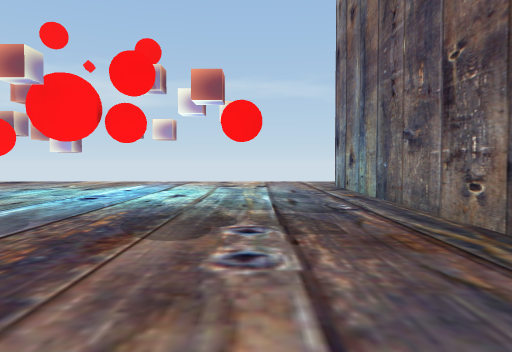
View 1 (above)

17 first-person views from a walk through a Unity game level. The camera is 1.4 m above the floor, tilts 2° down and sees 70° across. The floor is counted in squares, 2 m on a side. Each view is taken from the middle of a square. On the plan, view 1 faces up. The plan holds only what a view shows up to about 11 squares ahead; the rest is blank. The place goes on beyond the plan. The player is left out. Some surface patterns are stand-ins.

View 2
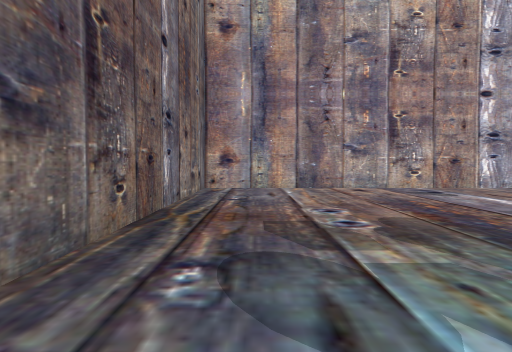

View 3
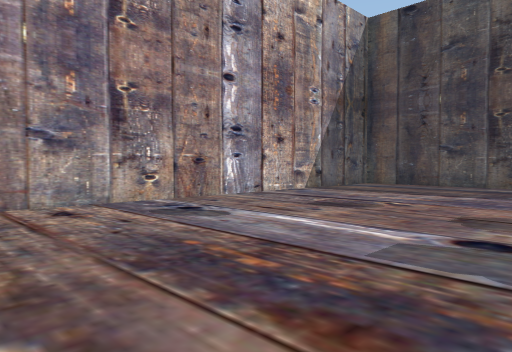

View 4
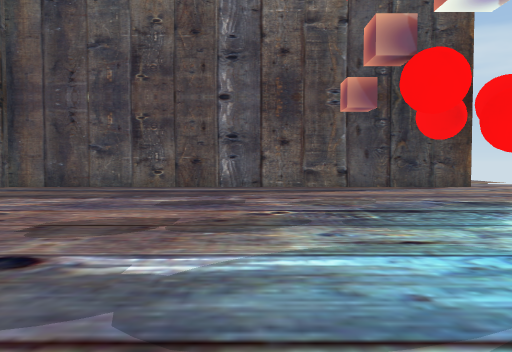

View 5
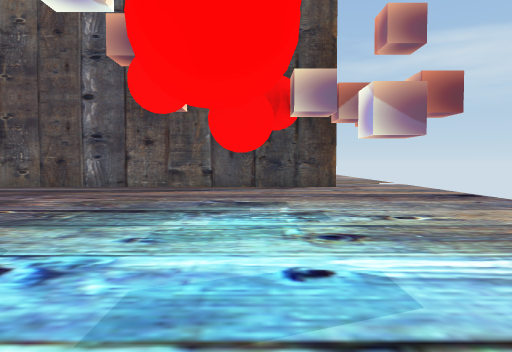

View 6
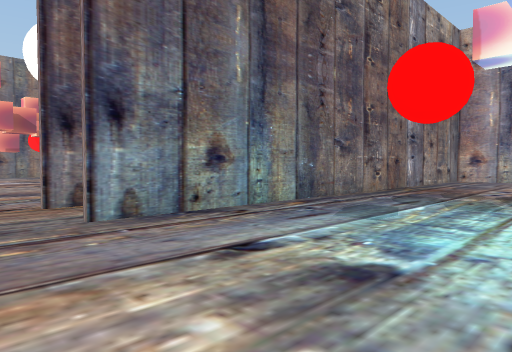

View 7
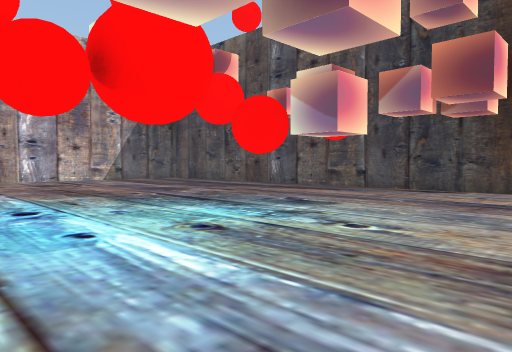

View 8
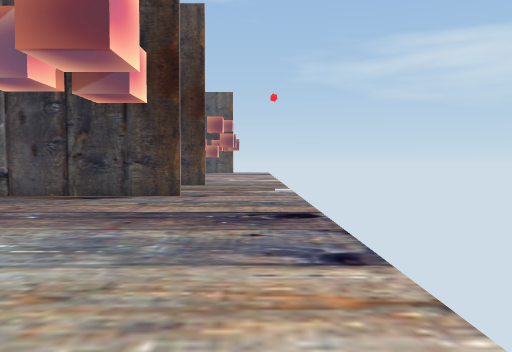

View 9
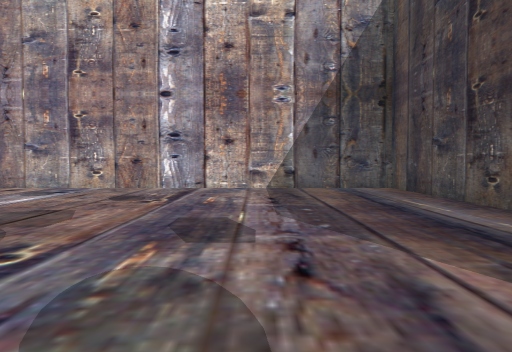

View 10
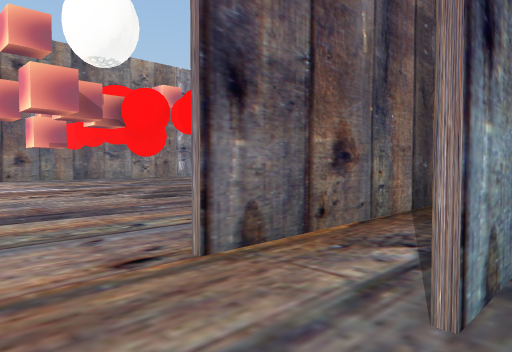

View 11
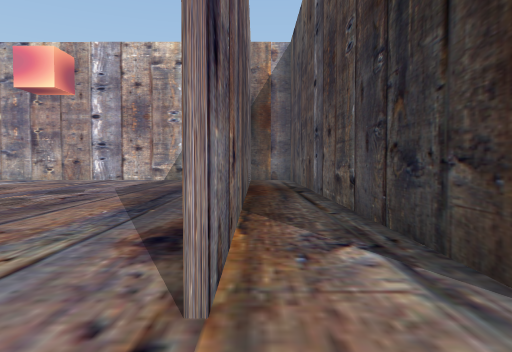

View 12
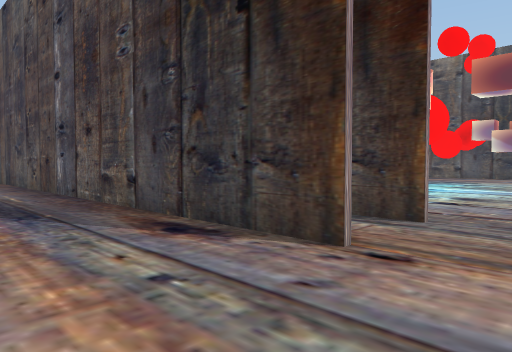

View 13
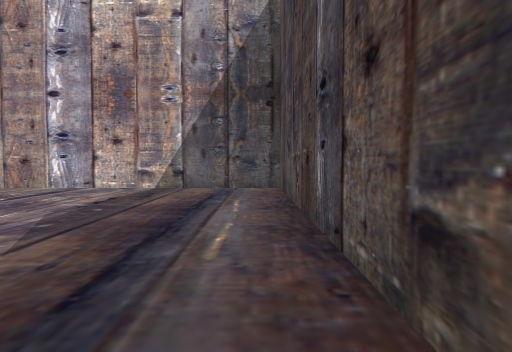

View 14
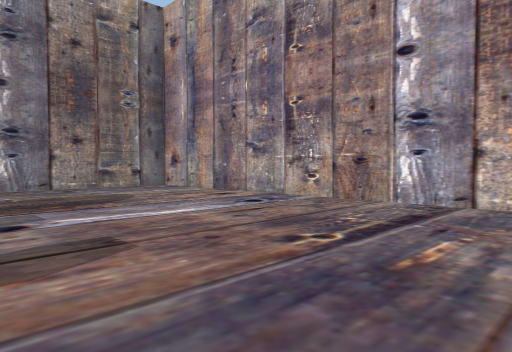

View 15
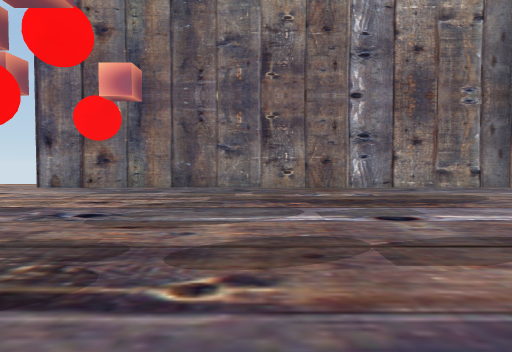

View 16
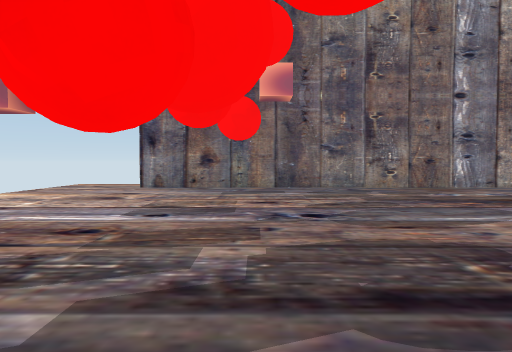

View 17
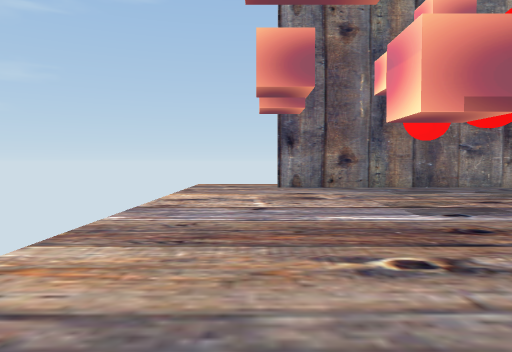

### Floor plan
Points are (right, up) in squares from view 1. A wall is a line through its corners. A room is listed if a view was taken in it or the views show most of it. See-through windows are left out.
Room 1 (views 1, 2, 3, 4, 5, 6, 7, 8, 9, 10)
walls: (-11.8, 11.5) (-11.8, -2.3) (2.5, -2.3) (2.5, 11.4)
ways out: opening at (3.5, 12.5) to room 2; opening at (-12, 12.5)
Room 2 (views 11, 12, 13, 14, 15, 16, 17)
walls: (4.3, 11.4) (4.3, -2.3) (18.6, -2.4) (18.6, 11.4)
ways out: opening at (3.5, 12.5) to room 1; opening at (19, 12.5)

Positions as (right, up) in squares from view 1, and headings:
1: (0, 0), facing up
2: (1, 8), facing down
3: (0, 4), facing down-left
4: (-1, 5), facing left
5: (-1, 9), facing left
6: (-2, 13), facing down-right
7: (-2, 13), facing down-left
8: (-4, 13), facing left
9: (-8, 8), facing down
10: (2, 13), facing down-right
11: (4, 13), facing down
12: (7, 13), facing down-left
13: (5, 8), facing down
14: (8, 4), facing down-right
15: (8, 5), facing right
16: (8, 8), facing right
17: (8, 12), facing right
